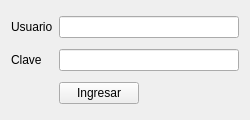
<?xml version="1.0" encoding="UTF-8"?>
<ui version="4.0">
 <class>Login</class>
 <widget class="QWidget" name="Login">
  <property name="geometry">
   <rect>
    <x>0</x>
    <y>0</y>
    <width>250</width>
    <height>120</height>
   </rect>
  </property>
  <property name="windowTitle">
   <string>Login</string>
  </property>
  <layout class="QGridLayout" name="gridLayout">
   <item row="0" column="0">
    <widget class="QLabel" name="lUsuario">
     <property name="text">
      <string>Usuario</string>
     </property>
    </widget>
   </item>
   <item row="1" column="0">
    <widget class="QLabel" name="lClave">
     <property name="text">
      <string>Clave</string>
     </property>
    </widget>
   </item>
   <item row="2" column="1">
    <widget class="QPushButton" name="pbValidar">
     <property name="focusPolicy">
      <enum>Qt::NoFocus</enum>
     </property>
     <property name="text">
      <string>Ingresar</string>
     </property>
    </widget>
   </item>
   <item row="2" column="2">
    <spacer name="horizontalSpacer">
     <property name="orientation">
      <enum>Qt::Horizontal</enum>
     </property>
     <property name="sizeHint" stdset="0">
      <size>
       <width>40</width>
       <height>20</height>
      </size>
     </property>
    </spacer>
   </item>
   <item row="1" column="1" colspan="2">
    <widget class="QLineEdit" name="leClave">
     <property name="echoMode">
      <enum>QLineEdit::Password</enum>
     </property>
    </widget>
   </item>
   <item row="0" column="1" colspan="2">
    <widget class="QLineEdit" name="leUsuario"/>
   </item>
  </layout>
 </widget>
 <tabstops>
  <tabstop>leUsuario</tabstop>
  <tabstop>leClave</tabstop>
  <tabstop>pbValidar</tabstop>
 </tabstops>
 <resources/>
 <connections/>
</ui>
